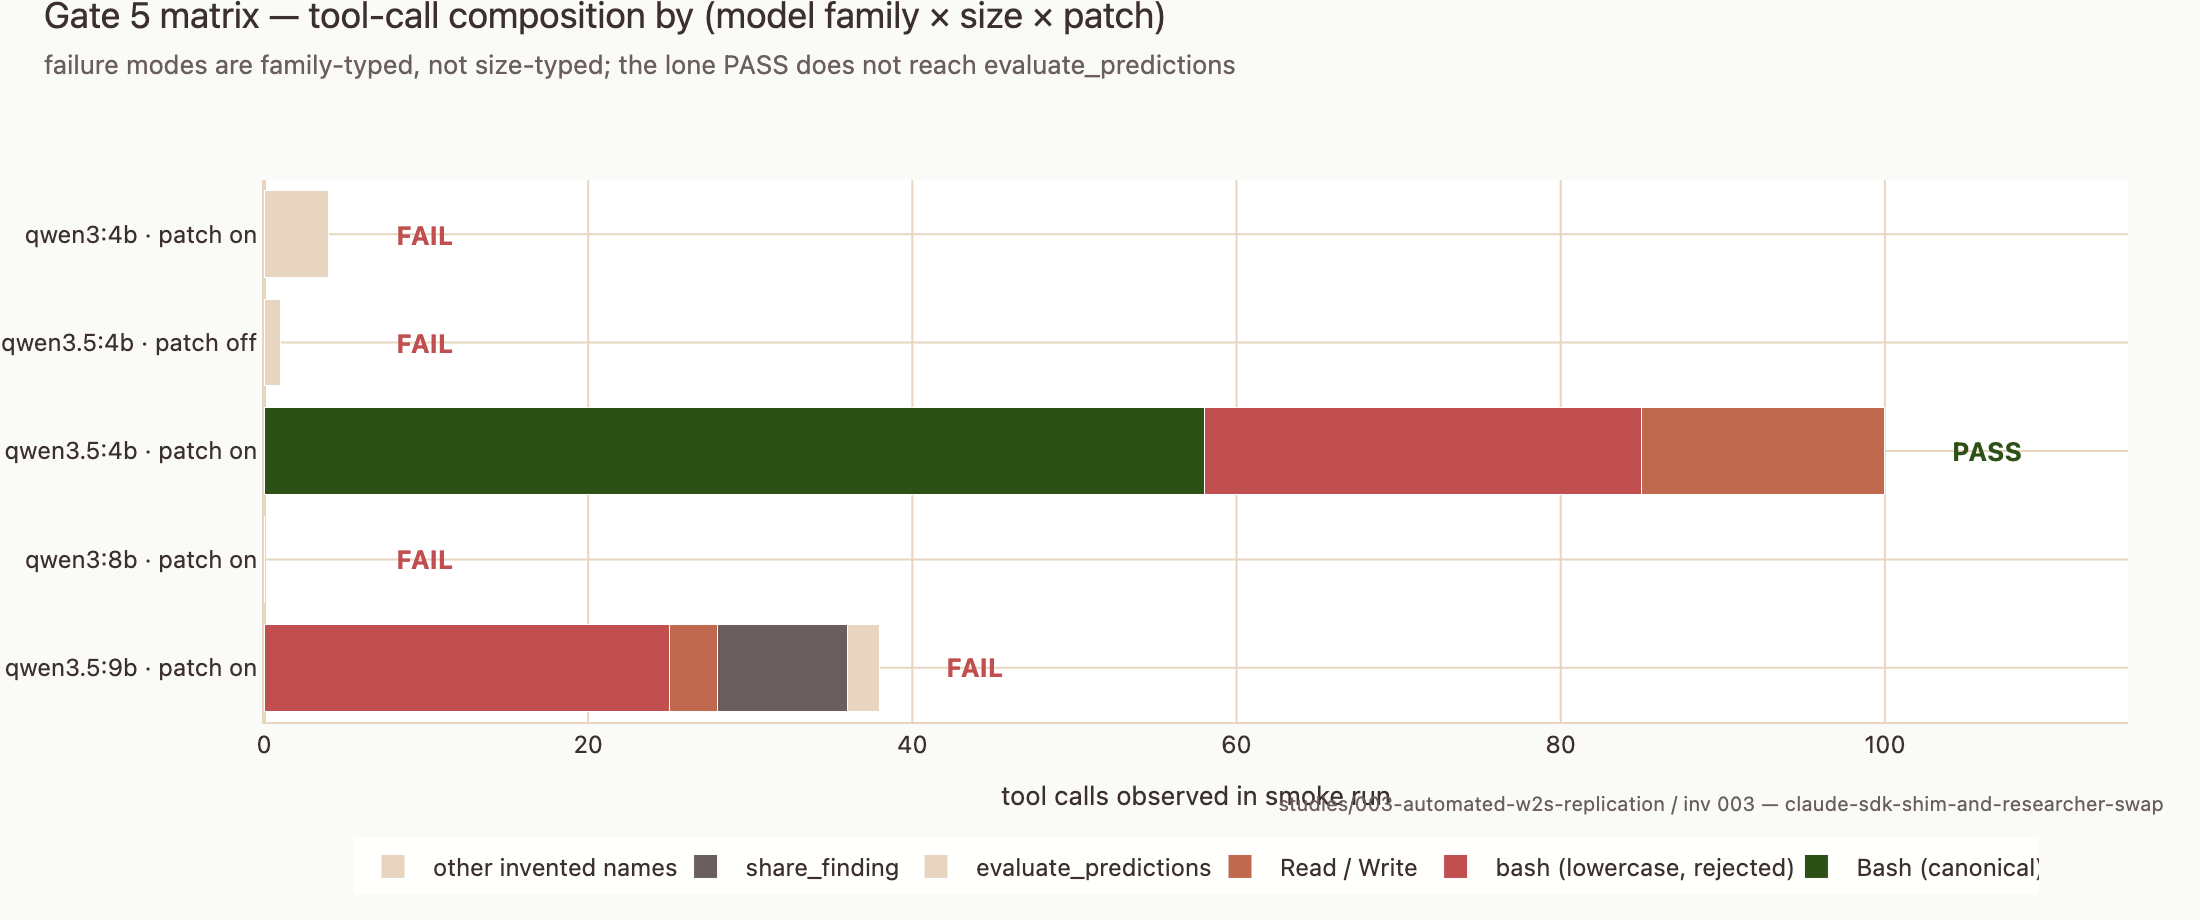

Recreate this plot in Python.
import sys
from pathlib import Path

import plotly.graph_objects as go

REPO_ROOT = Path(__file__).resolve().parents[5]
sys.path.insert(0, str(REPO_ROOT / ".claude" / "skills" / "morel-branding"))

from branding import apply_morel_template, MOREL_COLORS

OUT_DIR = Path(__file__).resolve().parent

CELLS = [
    {
        "label": "qwen3:4b · patch on",
        "family": "qwen3",
        "size": "4B",
        "pass": False,
        "tool_use_native": False,
        "Bash": 0,
        "bash_lower": 0,
        "Read_Write": 0,
        "evaluate_predictions": 4,
        "share_finding": 0,
        "other_invented": 0,
        "note": "narrates shell in markdown; no tool_use blocks emitted",
    },
    {
        "label": "qwen3.5:4b · patch off",
        "family": "qwen3.5",
        "size": "4B",
        "pass": False,
        "tool_use_native": True,
        "Bash": 0,
        "bash_lower": 0,
        "Read_Write": 0,
        "evaluate_predictions": 1,
        "share_finding": 0,
        "other_invented": 0,
        "note": "native tool_use but rare and not on canonical names",
    },
    {
        "label": "qwen3.5:4b · patch on",
        "family": "qwen3.5",
        "size": "4B",
        "pass": True,
        "tool_use_native": True,
        "Bash": 58,
        "bash_lower": 27,
        "Read_Write": 15,
        "evaluate_predictions": 0,
        "share_finding": 0,
        "other_invented": 0,
        "note": "loop closes; agent stuck on env discovery (ls/pwd/cat)",
    },
    {
        "label": "qwen3:8b · patch on",
        "family": "qwen3",
        "size": "8/9B",
        "pass": False,
        "tool_use_native": False,
        "Bash": 0,
        "bash_lower": 0,
        "Read_Write": 0,
        "evaluate_predictions": 0,
        "share_finding": 0,
        "other_invented": 0,
        "note": "same narration failure as 4B; scale does not fix",
    },
    {
        "label": "qwen3.5:9b · patch on",
        "family": "qwen3.5",
        "size": "8/9B",
        "pass": False,
        "tool_use_native": True,
        "Bash": 0,
        "bash_lower": 25,
        "Read_Write": 3,
        "evaluate_predictions": 0,
        "share_finding": 8,
        "other_invented": 2,
        "note": "ignores casing instruction; reverts to lowercase 'bash'",
    },
]

SERIES = [
    ("Bash (canonical)", "Bash", MOREL_COLORS["forest_green"]),
    ("bash (lowercase, rejected)", "bash_lower", MOREL_COLORS["error_red"]),
    ("Read / Write", "Read_Write", MOREL_COLORS["terracotta"]),
    ("evaluate_predictions", "evaluate_predictions", MOREL_COLORS["cream_dark"]),
    ("share_finding", "share_finding", MOREL_COLORS["muted_text"]),
    ("other invented names", "other_invented", MOREL_COLORS["axis_gridline"]),
]

labels = [c["label"] for c in CELLS]

fig = go.Figure()

for series_label, key, color in SERIES:
    fig.add_trace(
        go.Bar(
            name=series_label,
            y=labels,
            x=[c[key] for c in CELLS],
            orientation="h",
            marker=dict(color=color),
            hovertemplate=f"{series_label}: %{{x}}<extra>%{{y}}</extra>",
        )
    )

annotations = []
for i, cell in enumerate(CELLS):
    total = cell["Bash"] + cell["bash_lower"] + cell["Read_Write"] + cell["evaluate_predictions"] + cell["share_finding"] + cell["other_invented"]
    verdict = "PASS" if cell["pass"] else "FAIL"
    verdict_color = MOREL_COLORS["forest_green"] if cell["pass"] else MOREL_COLORS["error_red"]
    annotations.append(
        dict(
            x=max(total + 4, 8),
            y=cell["label"],
            text=f"<b>{verdict}</b>",
            showarrow=False,
            font=dict(color=verdict_color, size=13),
            xanchor="left",
        )
    )

fig.update_layout(
    barmode="stack",
    annotations=annotations,
    xaxis=dict(title="tool calls observed in smoke run", range=[0, 115]),
    yaxis=dict(autorange="reversed", title=None),
    height=460,
    legend=dict(orientation="h", yanchor="bottom", y=-0.32, xanchor="center", x=0.5),
    margin=dict(l=170, r=80, t=90, b=110),
)

apply_morel_template(
    fig,
    title="Gate 5 matrix — tool-call composition by (model family × size × patch)",
    subtitle="failure modes are family-typed, not size-typed; the lone PASS does not reach evaluate_predictions",
    attribution="studies/003-automated-w2s-replication / inv 003 — claude-sdk-shim-and-researcher-swap",
)

png_path = OUT_DIR / "gate_5_matrix.png"
html_path = OUT_DIR / "gate_5_matrix.html"
fig.write_image(str(png_path), width=1100, height=460, scale=2, engine="kaleido")
fig.write_html(str(html_path), include_plotlyjs="cdn")
